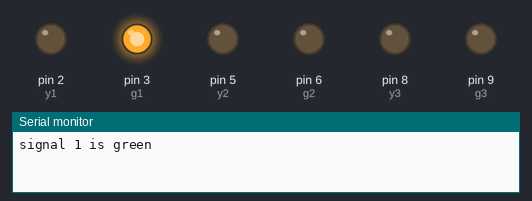
Bench run of a sketch on a simulated Arduino Uno, built with avr-gcc and run on an emulated ATmega328P. On the bench: output pins drawn as LEDs (lit = HIGH), the last lines printed to the serial monitor. Pins used as bus, display or sensor lines are not drawn.

Above: at 4.0 s.
At 9.0 s:
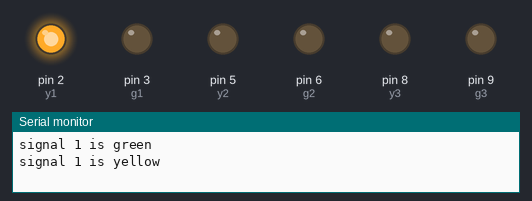
At 14.0 s:
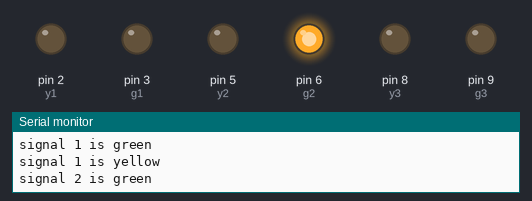
At 19.0 s:
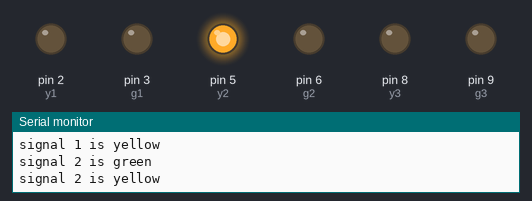
At 24.0 s:
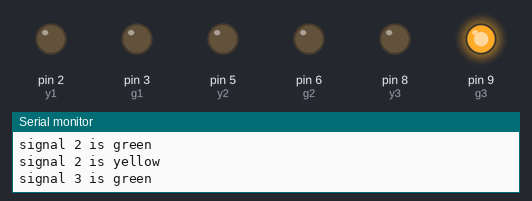
At 29.0 s:
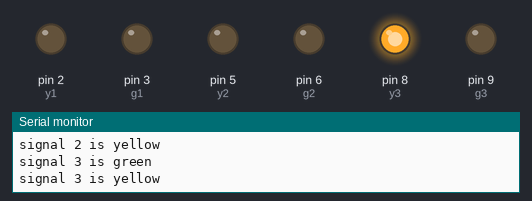
Timing chart, 0 to 39.0 s (numbered marks = the images above):
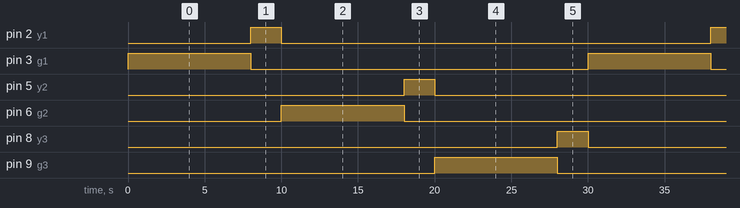

Measured:
- by itself, pin 2 (y1), pin 5 (y2), pin 8 (y3): alternates HIGH for 2.0 s and LOW for 28.0 s
- by itself, pin 3 (g1), pin 6 (g2), pin 9 (g3): alternates HIGH for 8.0 s and LOW for 22.0 s
- by itself, everything shown: repeats every 30.0 s, in 7 steps

The sketch:

traffic1.ino
```cpp
int r1 = 10;   // assigning digital pins  :)
int y1 = 2;
int g1 = 3;
int r2 = 4;
int y2 = 5;
int g2 = 6;
int r3 = 7;
int y3 = 8;
int g3 = 9;

void setup() {
  // put your setup code here, to run once:
  Serial.begin(9600);
  pinMode(r1, OUTPUT);     //setting pins for output only :)
  pinMode(y1, OUTPUT);
  pinMode(g1, OUTPUT);
  pinMode(r2, OUTPUT);
  pinMode(y2, OUTPUT);
  pinMode(g2, OUTPUT);
  pinMode(r3, OUTPUT);
  pinMode(y3, OUTPUT);
  pinMode(g3, OUTPUT);
  digitalWrite(r1, LOW);     // initialisation of variables
  digitalWrite(g1, LOW);
  digitalWrite(y1, LOW);
  digitalWrite(r2, LOW);
  digitalWrite(g2, LOW);
  digitalWrite(y2, LOW);
  digitalWrite(r3, LOW);
  digitalWrite(g3, LOW);
  digitalWrite(y3, LOW);
}

void loop() {  // put your main code here, to run repeatedly   :)

  // BASIC STRUCTURE OF CODE

 // digitalWrite(r, HIGH);
  //delay(15000);
  //traffic1();
  //digitalWrite(r, HIGH);
  //Serial.println("loop 1 completed");
  //exit;

  digitalWrite(r2, HIGH);
  digitalWrite(r3, HIGH);          // SIGNAL 1 :)
  digitalWrite(r1, LOW);
  digitalWrite(g1, HIGH);
  Serial.println("signal 1 is green ");
  delay(8000);
  digitalWrite(g1, LOW);
  digitalWrite(y1, HIGH);
  Serial.println("signal 1 is yellow");
  delay(2000);
  digitalWrite(y1, LOW);
  digitalWrite(r1, HIGH);


  digitalWrite(r2, LOW);
  digitalWrite(g2, HIGH);
  Serial.println("signal 2 is green ");
  delay(8000);
  digitalWrite(g2, LOW);                  // SIGNAL 2  :)
  digitalWrite(y2, HIGH);
  Serial.println("signal 2 is yellow");
  delay(2000);
  digitalWrite(y2, LOW);
  digitalWrite(r2, HIGH);

  digitalWrite(r3, LOW);
  digitalWrite(g3, HIGH);               // SIGNAL  :)
  Serial.println("signal 3 is green ");
  delay(8000);
  digitalWrite(g3, LOW);
  digitalWrite(y3, HIGH);
  Serial.println("signal 3 is yellow");
  delay(2000);
  digitalWrite(y3, LOW);
  digitalWrite(r3, HIGH);
  return;
  // exit;
}
```
